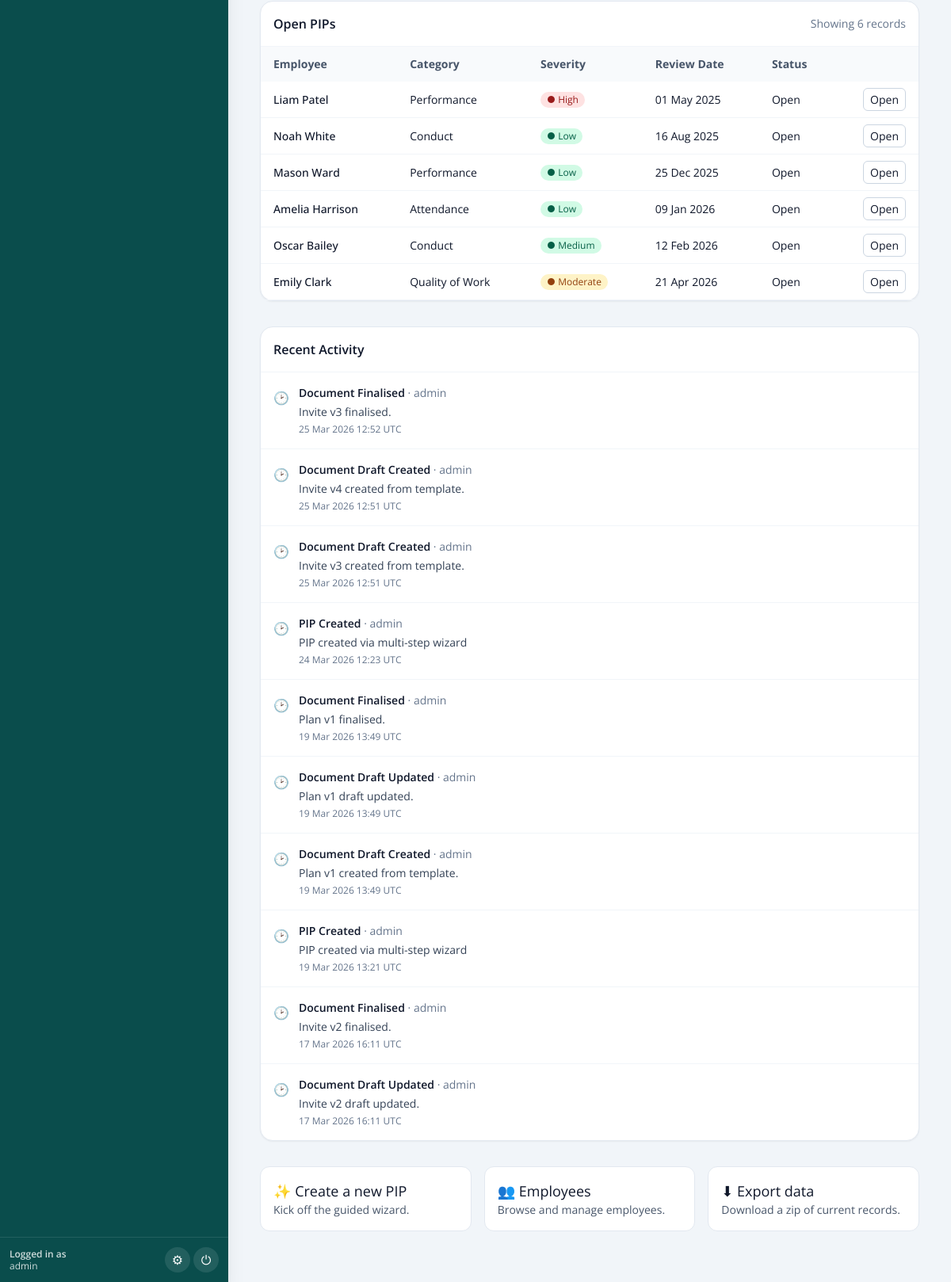
Page /dashboard (signed in, lower part) on the earlier database version.
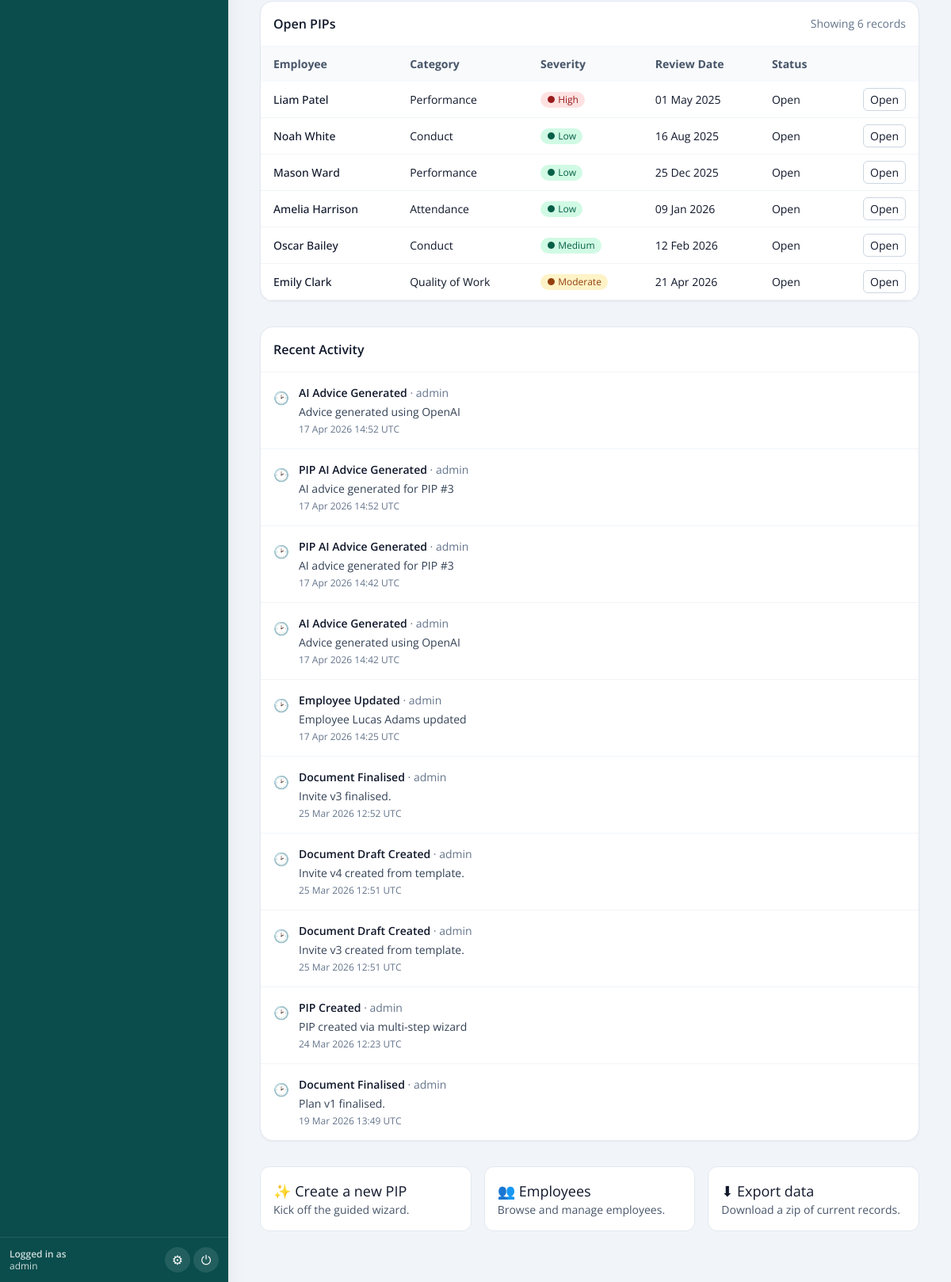
Same page on the later database version.
### pip_app/models.py (models this page shows, shortened)
class PIPRecord(db.Model):
    __tablename__ = "pip_record"
    id = db.Column(db.Integer, primary_key=True)
    employee_id = db.Column(db.Integer, db.ForeignKey("employee.id"), nullable=False)
    assigned_to = db.Column(
        db.Integer, db.ForeignKey("user.id"), nullable=True
    )  # NEW
    concerns = db.Column(db.Text, nullable=False)
    start_date = db.Column(db.Date, nullable=False)
    review_date = db.Column(db.Date, nullable=False)
    meeting_notes = db.Column(db.Text)
    status = db.Column(db.String(20), default="Open")
    created_by = db.Column(db.String(100))
    created_at = db.Column(db.DateTime, default=datetime.utcnow)
    last_updated = db.Column(
        db.DateTime, default=datetime.utcnow, onupdate=datetime.utcnow
    )
    ai_advice = db.Column(db.Text)
    ai_advice_generated_at = db.Column(db.DateTime)
    capability_meeting_date = db.Column(db.DateTime, nullable=True)
    capability_meeting_time = db.Column(db.String, nullable=True)
    capability_meeting_venue = db.Column(db.String, nullable=True)
    concern_category = db.Column(db.String(100))
    severity = db.Column(db.String(50))
    frequency = db.Column(db.String(50))
    tags = db.Column(db.Text)
    ai_summary = db.Column(db.Text, nullable=True)
    ai_action_suggestions = db.Column(JSON, nullable=True)
    ai_next_up = db.Column(JSON, nullable=True)
    ai_actions_accepted = db.Column(JSON, nullable=True)
    outcome_status = db.Column(db.String(50), nullable=True)  # e.g., Successful, Extended, Unsuccessful
    outcome_notes = db.Column(db.Text, nullable=True)
    employee = db.relationship("Employee", back_populates="pips")
    assignee = db.relationship("User", backref="assigned_pips")  # NEW
    action_items = db.relationship(
        "PIPActionItem",
        back_populates="pip_record",
        cascade="all, delete-orphan",
        lazy=True,
    )
    timeline_events = db.relationship(
        "TimelineEvent",
        back_populates="pip_record",
        cascade="all, delete-orphan",
        lazy=True,
    )

class Employee(db.Model):
    id = db.Column(db.Integer, primary_key=True)
    first_name = db.Column(db.String(100))
    last_name = db.Column(db.String(100))
    job_title = db.Column(db.String(100))
    line_manager = db.Column(db.String(100))
    service = db.Column(db.String(100))
    start_date = db.Column(db.Date)
    team_id = db.Column(db.Integer)
    email = db.Column(db.String(120), nullable=True)
    employment_status = db.Column(db.String(20), nullable=False, default="Active")
    is_leaver = db.Column(db.Boolean, nullable=False, default=False)
    leaving_date = db.Column(db.Date, nullable=True)
    leaving_reason_category = db.Column(db.String(100), nullable=True)
    leaving_reason_detail = db.Column(db.Text, nullable=True)
    leaving_notes = db.Column(db.Text, nullable=True)
    marked_as_leaver_at = db.Column(db.DateTime, nullable=True)
    marked_as_leaver_by = db.Column(db.String(120), nullable=True)
    reactivated_at = db.Column(db.DateTime, nullable=True)
    reactivated_by = db.Column(db.String(120), nullable=True)
    pips = db.relationship("PIPRecord", back_populates="employee", lazy=True)

class TimelineEvent(db.Model):
    __tablename__ = "timeline_event"
    id = db.Column(db.Integer, primary_key=True)
    pip_record_id = db.Column(
        db.Integer, db.ForeignKey("pip_record.id"), nullable=True
    )
    timestamp = db.Column(db.DateTime, default=datetime.utcnow)
    event_type = db.Column(db.String(100))
    notes = db.Column(db.Text)
    updated_by = db.Column(db.String(100))
    created_at = db.Column(db.DateTime, default=datetime.utcnow)
    pip_record = db.relationship("PIPRecord", back_populates="timeline_events")

### old files/app - 050226.py (the view)
@app.route('/dashboard')
@login_required
def dashboard():
    total_employees = Employee.query.count()
    active_pips = PIPRecord.query.filter_by(status='Open').count()
    completed_pips = PIPRecord.query.filter_by(status='Completed').count()
    today = datetime.now(timezone.utc).date()
    upcoming_deadline = today + timedelta(days=7)
    if current_user.admin_level == 0:
        q_base = (
            PIPRecord.query
            .join(Employee)
            .filter(Employee.team_id == current_user.team_id)
            .filter(PIPRecord.assigned_to == current_user.id)
        )
        overdue_reviews = (
            q_base.filter(
                PIPRecord.status == 'Open',
                PIPRecord.review_date < today
            ).count()
        )
        open_pips = (
            q_base.filter(PIPRecord.status == 'Open')
            .order_by(PIPRecord.review_date.asc().nullslast())
            .all()
        )
        q_upcoming = q_base.filter(
            PIPRecord.status == 'Open',
            PIPRecord.review_date >= today,
            PIPRecord.review_date <= upcoming_deadline
        )
        upcoming_pips = q_upcoming.order_by(PIPRecord.review_date.asc()).all()
        due_soon_count = q_upcoming.count()
        recent_activity = (
            TimelineEvent.query
            .join(PIPRecord, TimelineEvent.pip_record_id == PIPRecord.id)
            .filter(PIPRecord.assigned_to == current_user.id)
            .order_by(TimelineEvent.timestamp.desc())
            .limit(10)
            .all()
        )
    else:
        overdue_reviews = (
            PIPRecord.query
            .filter(
                PIPRecord.status == 'Open',
                PIPRecord.review_date < today
            ).count()
        )
        open_pips = (
            PIPRecord.query
            .filter(PIPRecord.status == 'Open')
            .join(Employee)
            .order_by(PIPRecord.review_date.asc().nullslast())
            .all()
        )
        upcoming_pips = (
            PIPRecord.query
            .filter(
                PIPRecord.status == 'Open',
                PIPRecord.review_date >= today,
                PIPRecord.review_date <= upcoming_deadline
            )
            .order_by(PIPRecord.review_date.asc())
            .all()
        )
        due_soon_count = (
            PIPRecord.query
            .filter(
                PIPRecord.status == 'Open',
                PIPRecord.review_date >= today,
                PIPRecord.review_date <= upcoming_deadline
            ).count()
        )
        recent_activity = (
            TimelineEvent.query
            .order_by(TimelineEvent.timestamp.desc())
            .limit(10)
            .all()
        )
    draft = get_active_draft_for_user(current_user.id)
    return render_template(
        'dashboard.html',
        total_employees=total_employees,
        active_pips=active_pips,
        completed_pips=completed_pips,
        overdue_reviews=overdue_reviews,
        recent_activity=recent_activity,
        upcoming_pips=upcoming_pips,
        open_pips=open_pips,
        due_soon_count=due_soon_count,
        draft=draft
    )

### old files/app - 050226.py (called while the page is built)
@login_manager.user_loader
def load_user(user_id):
    return db.session.get(User, int(user_id))

@app.context_processor
def inject_module():
    return dict(active_module=session.get('active_module'))

@app.context_processor
def inject_csrf_token():
    return dict(csrf_token=generate_csrf)

@app.before_request
def set_active_module():
    path = (request.path or "").lower()
    if path.startswith('/pip/') or path.startswith('/employee/') or path in (
        '/dashboard', '/pip_list', '/employee/list', '/employee/add', '/pip/select-employee'
    ):
        session['active_module'] = 'PIP'
    elif path.startswith('/probation/'):
        session['active_module'] = 'Probation'
    elif path == '/':
        session.pop('active_module', None)

def get_active_draft_for_user(user_id):
    return DraftPIP.query.filter_by(user_id=user_id, is_dismissed=False)\
                         .order_by(DraftPIP.updated_at.desc()).first()

### pip_app/models.py (called while the page is built)
    def is_superuser(self):
        return self.admin_level == 2

### templates/dashboard.html (shortened to what the changed rows need)
{% extends "base.html" %}
{% block content %}
<div class="max-w-7xl mx-auto px-4 py-8">
    {% set items = upcoming_pips or [] %}
  <div class="mt-8 rounded-2xl border border-slate-200 bg-white shadow-sm">
    {% if open_pips and open_pips|length > 0 %}
    <div class="overflow-x-auto">
      <table class="min-w-full text-sm">
        <thead>
          <tr class="bg-slate-50 text-slate-600">
            <th class="text-left px-4 py-3">Employee</th>
            <th class="text-left px-4 py-3">Category</th>
            <th class="text-left px-4 py-3">Severity</th>
            <th class="text-left px-4 py-3">Review Date</th>
            <th class="text-left px-4 py-3">Status</th>
            <th class="px-4 py-3"></th>
          </tr>
        </thead>
        <tbody>
          {% for p in open_pips %}
          <tr class="border-b border-slate-100 hover:bg-slate-50">
            <td class="px-4 py-3 font-medium text-slate-900">
              {{ p.employee.first_name }} {{ p.employee.last_name }}
            </td>
            <td class="px-4 py-3">{{ p.concern_category or '—' }}</td>
            <td class="px-4 py-3">
              <span class="inline-flex items-center gap-1 rounded-full px-2 py-0.5 text-xs
                {% if p.severity == 'High' %}bg-red-100 text-red-800
                {% elif p.severity == 'Moderate' %}bg-amber-100 text-amber-800
                {% else %}bg-emerald-100 text-emerald-800{% endif %}">
                ● {{ p.severity or 'Unknown' }}
              </span>
            </td>
            <td class="px-4 py-3">{{ p.review_date.strftime('%d %b %Y') if p.review_date else '—' }}</td>
            <td class="px-4 py-3">{{ p.status or 'Open' }}</td>
            <td class="px-4 py-3 text-right">
              <a href="{{ url_for('pip_detail', id=p.id) }}"
                 class="rounded-md border border-slate-300 px-2 py-1 hover:bg-slate-50">Open</a>
            </td>
          </tr>
          {% endfor %}
        </tbody>
      </table>
    </div>
    {% else %}
      <div class="p-6 text-center text-slate-500 text-sm">No open PIPs assigned to you.</div>
    {% endif %}
  </div>
  <div class="mt-8 rounded-2xl border border-slate-200 bg-white shadow-sm">
    <div class="divide-y divide-slate-100">
      {% for ev in (recent_activity or []) %}
      <div class="p-4 flex items-start gap-3">
        <div class="mt-1">🕑</div>
        <div class="flex-1">
          <div class="text-sm text-slate-900">
            <span class="font-semibold">{{ ev.event_type }}</span>
            {% if ev.updated_by %}<span class="text-slate-500"> · {{ ev.updated_by }}</span>{% endif %}
          </div>
          {% if ev.notes %}<div class="text-sm text-slate-700 mt-1">{{ ev.notes }}</div>{% endif %}
          {% if ev.timestamp %}<div class="text-xs text-slate-500 mt-1">{{ ev.timestamp.strftime('%d %b %Y %H:%M') }} UTC</div>{% endif %}
        </div>
      </div>
      {% else %}
      <div class="p-6 text-center text-slate-500 text-sm">No recent activity for your assigned cases.</div>
      {% endfor %}
    </div>
  </div>
</div>
{% endblock %}

Differences in the rows shown:
no longer on this page (row unchanged): TimelineEvent: event_type "Document Draft Updated", updated_by "admin", notes "Plan v1 draft updated.", timestamp "19 Mar 2026 13:49"
no longer on this page (row unchanged): TimelineEvent: event_type "Document Draft Created", updated_by "admin", notes "Plan v1 created from template.", timestamp "19 Mar 2026 13:49"
no longer on this page (row unchanged): TimelineEvent: event_type "PIP Created", updated_by "admin", notes "PIP created via multi-step wizard", timestamp "19 Mar 2026 13:21"
no longer on this page (row unchanged): TimelineEvent: event_type "Document Finalised", updated_by "admin", notes "Invite v2 finalised.", timestamp "17 Mar 2026 16:11"
no longer on this page (row unchanged): TimelineEvent: event_type "Document Draft Updated", updated_by "admin", notes "Invite v2 draft updated.", timestamp "17 Mar 2026 16:11"
added TimelineEvent: event_type "AI Advice Generated", updated_by "admin", notes "Advice generated using OpenAI", timestamp "17 Apr 2026 14:52"
added TimelineEvent: event_type "PIP AI Advice Generated", updated_by "admin", notes "AI advice generated for PIP #3", timestamp "17 Apr 2026 14:52"
added TimelineEvent: event_type "PIP AI Advice Generated", updated_by "admin", notes "AI advice generated for PIP #3", timestamp "17 Apr 2026 14:42"
added TimelineEvent: event_type "AI Advice Generated", updated_by "admin", notes "Advice generated using OpenAI", timestamp "17 Apr 2026 14:42"
added TimelineEvent: event_type "Employee Updated", updated_by "admin", notes "Employee Lucas Adams updated", timestamp "17 Apr 2026 14:25"
